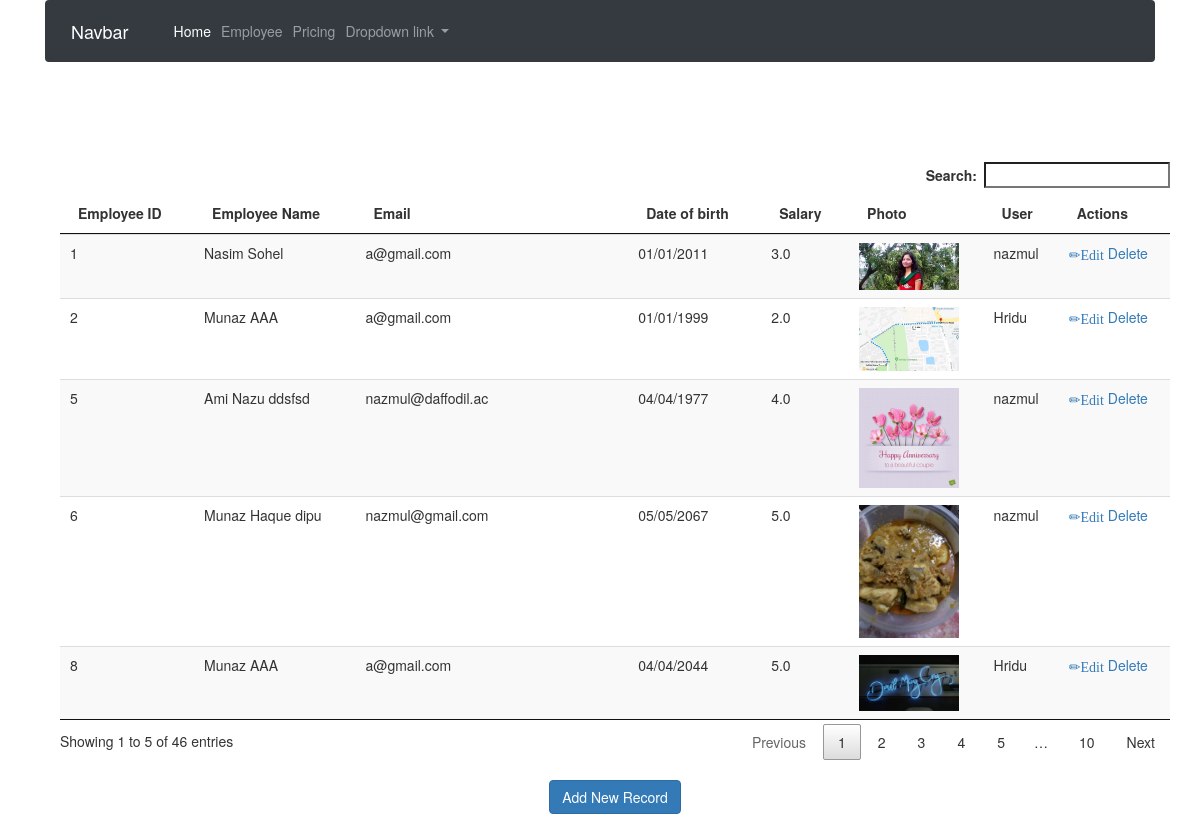
The page /show on the database its author committed.
### empApp/models.py (models this page shows)
class Employee(models.Model):
    id = models.AutoField(primary_key=True)
    name = models.CharField(max_length=100)
    email = models.EmailField()
    dob = models.DateTimeField()
    salary = models.FloatField()
    photo = models.ImageField(upload_to='images/',default='download.jpg',blank=True)
    user = models.ForeignKey(User,on_delete=models.CASCADE,default=1)
    class Meta:
        db_table = "employees"

### empApp/views.py (the view)
# urls.py: path('show',views.show,name='show'),
def show(request):
        employees = Employee.objects.all()
        return render(request,"list.html",{'employees':employees})

### empApp/templates/list.html (shortened to what this page needs)
{% extends 'base.html' %}
{% block content %}
<table class="table table-striped DataTable" id="emptable" data-page-length='5'>
<thead>
  <tr>
      <th>Employee ID</th>
      <th>Employee Name</th>
      <th>Email</th>
      <th>Date of birth</th>
      <th>Salary</th>
      <th>Photo</th>
      <th>User</th>
      <th>Actions</th>
  </tr>
</thead>
<tbody>
  {% for employee in employees %}
      <tr>
          <td>{{ employee.id }}</td>
          <td>{{ employee.name }}</td>
          <td>{{ employee.email }}</td>
          <td>{{ employee.dob|date:"d/m/Y" }}</td>
          <td>{{ employee.salary }}</td>
          <td><img src="{{ employee.photo.url}}" alt="No" width="100px"  /></td>
          <td>{{ employee.user }}</td>
          <td>
              <a href="/edit/{{ employee.id }}"><span class="glyphicon glyphicon-pencil" >Edit</span></a>
              <a href="/delete/{{ employee.id }}">Delete</a>
          </td>
      </tr>
  {% endfor %}
</tbody>
</table>
<br>
<center><a href="/create" class="btn btn-primary">Add New Record</a></center>
{% endblock %}

### empApp/templates/base.html (shortened to what this page needs)
{% load staticfiles %}
<!DOCTYPE html>
<html lang="en">
  <head>
    <link rel="stylesheet" href="{% static 'css/bootstrap.css' %}">
    <link rel="stylesheet" href="{% static 'css/bootstrap-datepicker.min.css' %}">
    <link rel="stylesheet" href="{% static 'css\bootstrap.3.3.5.css' %}">
    <link rel="stylesheet" href="{% static 'css\datatables.css' %}">
  </head>
<body>
  <div class="container">
  <nav class="navbar navbar-expand-lg navbar-dark bg-dark">
  <a class="navbar-brand" href="{% url 'index' %}">Navbar</a>
  <div class="collapse navbar-collapse" id="navbarNavDropdown">
    <ul class="navbar-nav">
      <li class="nav-item active">
        <a class="nav-link" href="show">Home <span class="sr-only">(current)</span></a>
      </li>
      <li class="nav-item">
        <a class="nav-link" href="/create">Employee</a>
      </li>
      <li class="nav-item">
        <a class="nav-link" href="#">Pricing</a>
      </li>
      <li class="nav-item dropdown">
        <a class="nav-link dropdown-toggle" href="#" id="navbarDropdownMenuLink" data-toggle="dropdown" aria-haspopup="true" aria-expanded="false">
          Dropdown link
        </a>
      </li>
    </ul>
  </div>
</nav>
<br><br><br><br>
  <main>
    <div class="container">
      {% block content %}{% endblock %}
    </div>
  </main>
</div>
</body>
</html>

### empApp/static/css/datatables.css (style rules this page uses)
table.dataTable { width: 100%; margin: 0 auto; clear: both; border-collapse: separate; border-spacing: 0; }
table.dataTable thead th, table.dataTable tfoot th { font-weight: bold; }
table.dataTable thead th, table.dataTable thead td { padding: 10px 18px; border-bottom: 1px solid #111; }
table.dataTable thead .sorting, table.dataTable thead .sorting_asc, table.dataTable thead .sorting_desc, table.dataTable thead .sorting_asc_disabled, table.dataTable thead .sorting_desc_disabled { cursor: pointer; *cursor: hand; background-repeat: no-repeat; background-position: center right; }
table.dataTable thead .sorting { background-image: url("DataTables-1.10.18/images/sort_both.png"); }
table.dataTable thead .sorting_asc { background-image: url("DataTables-1.10.18/images/sort_asc.png"); }
table.dataTable tbody tr { background-color: #ffffff; }
table.dataTable tbody th, table.dataTable tbody td { padding: 8px 10px; }
table.dataTable.no-footer { border-bottom: 1px solid #111; }
table.dataTable, table.dataTable th, table.dataTable td { box-sizing: content-box; }

### rows shown on the page
Employee: id "1", name "Nasim Sohel", email "a@gmail.com", dob "01/01/2011", salary "3.0", photo (picture), user "nazmul"
Employee: id "2", name "Munaz AAA", email "a@gmail.com", dob "01/01/1999", salary "2.0", photo (picture), user "Hridu"
Employee: id "5", name "Ami Nazu ddsfsd", email "nazmul@daffodil.ac", dob "04/04/1977", salary "4.0", photo (picture), user "nazmul"
Employee: id "6", name "Munaz Haque dipu", email "nazmul@gmail.com", dob "05/05/2067", salary "5.0", photo (picture), user "nazmul"
Employee: id "8", name "Munaz AAA", email "a@gmail.com", dob "04/04/2044", salary "5.0", photo (picture), user "Hridu"
